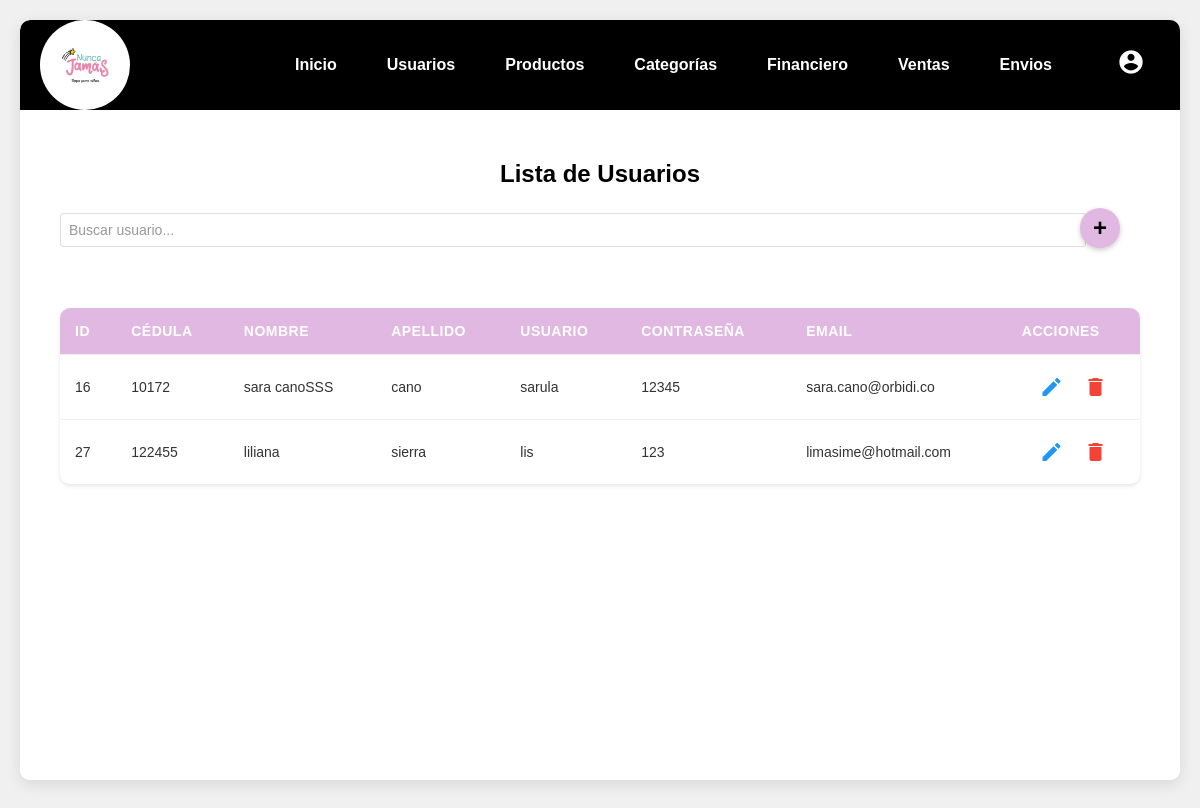
The app's page /pages/listar_usuarios.php with its own data.
### tables this page shows
CREATE TABLE `usuarios` (
  `id` int(11) NOT NULL,
  `cedula` varchar(20) NOT NULL,
  `nombre` varchar(40) NOT NULL,
  `apellido` varchar(40) NOT NULL,
  `usuario` varchar(30) NOT NULL,
  `contrasena` varchar(10) NOT NULL,
  `email` varchar(100) NOT NULL
);

### pages/listar_usuarios.php (the view, shortened to what this page needs)
<?php
require '../conexion.php';
$sql = "SELECT id, cedula, nombre, apellido, usuario, contrasena, email FROM usuarios";
$resultado = $conexion->query($sql);
?>
<!DOCTYPE html>
<html lang="es">
<head>
    <link rel="stylesheet" href="../css/estilos.css">
    <link rel="stylesheet" href="../css/listarUsuario.css">
    <link rel="stylesheet" href="../css/tablas.css">
</head>
<body>
    <div class="contenedor-principal">
        <?php include '../components/header.php'; ?>
        <div class="contenido">
            <h2>Lista de Usuarios</h2>
            <div class="filtro-agregar-contenedor">
                <div class="filtro-contenedor">
                    <input type="text" id="filtro-usuario" placeholder="Buscar usuario..." class="filtro-input">
                </div>
                <div class="btn-agregar-contenedor">
                    <button onclick="abrirModalInsertar()" class="btn-agregar">+</button>
                </div>
            </div>
            <div class="tabla-contenedor">
                <table>
                    <thead>
                        <tr>
                            <th>ID</th>
                            <th>Cédula</th>
                            <th>Nombre</th>
                            <th>Apellido</th>
                            <th>Usuario</th>
                            <th>Contraseña</th>
                            <th>Email</th>
                            <th>Acciones</th>
                        </tr>
                    </thead>
                    <tbody id="tabla-usuarios">
                        <?php while ($usuario = $resultado->fetch_assoc()): ?>
                            <tr>
                                <td><?php echo $usuario['id']; ?></td>
                                <td><?php echo $usuario['cedula']; ?></td>
                                <td><?php echo $usuario['nombre']; ?></td>
                                <td><?php echo $usuario['apellido']; ?></td>
                                <td><?php echo $usuario['usuario']; ?></td>
                                <td><?php echo $usuario['contrasena']; ?></td>
                                <td><?php echo $usuario['email']; ?></td>
                                <td class="acciones">
                                    <button onclick="abrirModalEditar(<?php echo $usuario['id']; ?>)" class="btn-editar"
                                            data-id="<?php echo $usuario['id']; ?>"
                                            data-cedula="<?php echo htmlspecialchars($usuario['cedula']); ?>"
                                            data-nombre="<?php echo htmlspecialchars($usuario['nombre']); ?>"
                                            data-apellido="<?php echo htmlspecialchars($usuario['apellido']); ?>"
                                            data-usuario="<?php echo htmlspecialchars($usuario['usuario']); ?>"
                                            data-contrasena="<?php echo htmlspecialchars($usuario['contrasena']); ?>"
                                            data-email="<?php echo htmlspecialchars($usuario['email']); ?>">
                                        <span class="material-icons">edit</span>
                                    </button>
                                    <button onclick="eliminarUsuario(<?php echo $usuario['id']; ?>)" class="btn-eliminar">
                                        <span class="material-icons">delete</span>
                                    </button>
                                </td>
                            </tr>
                        <?php endwhile; ?>
                    </tbody>
                </table>
            </div>
        </div>
    </div>
</body>
</html>

### css/estilos.css (style rules this page uses)
body { background-color: #f0f0f0; font-family: Arial, sans-serif; min-height: 100vh; padding: 20px; display: flex; flex-direction: column; align-items: center; margin: 0; overflow-x: hidden; }
.contenedor-principal { background-color: #ffffff; width: 100%; max-width: 1200px; margin: 0 auto; box-shadow: 0 4px 15px rgba(0, 0, 0, 0.1); border-radius: 10px; min-height: calc(100vh - 40px); max-height: calc(100vh - 40px); display: flex; flex-direction: column; overflow: hidden; }
.contenido { padding: 30px 40px; background-color: #ffffff; flex: 1; display: flex; flex-direction: column; align-items: center; overflow-y: auto; }
input[type="text"], input[type="password"], input[type="email"] { width: 100%; padding: 8px; margin-bottom: 15px; border: 1px solid #ddd; border-radius: 3px; }
button { padding: 10px 15px; background-color: #E1B8E2; color: white; border: none; border-radius: 3px; cursor: pointer; }
.btn-agregar-contenedor { justify-content: flex-end; margin-bottom: 20px; margin-right: 20px; }
.btn-agregar { background-color: #E1B8E2; color: white; border: none; border-radius: 50%; width: 40px; height: 40px; font-size: 24px; cursor: pointer; display: flex; align-items: center; justify-content: center; transition: all 0.3s ease; box-shadow: 0 2px 5px rgba(0,0,0,0.2); }
.tabla-contenedor { width: 100%; overflow-x: auto; margin-top: 20px; }
table { width: 100%; border-collapse: collapse; background-color: white; box-shadow: 0 1px 3px rgba(0, 0, 0, 0.1); }
th, td { padding: 12px 15px; text-align: left; border-bottom: 1px solid #ddd; }
th { background-color: #f8f9fa; font-weight: bold; color: #333; }
.acciones { display: flex; gap: 10px; }
.btn-editar, .btn-eliminar { padding: 6px 12px; border-radius: 4px; text-decoration: none; font-size: 14px; transition: background-color 0.3s; }
.btn-editar { background-color: #E1B8E2; color: white; }
.btn-eliminar { background-color: #dc3545; color: white; }

### css/listarUsuario.css (style rules this page uses)
.filtro-agregar-contenedor { display: flex; justify-content: space-between; align-items: center; margin-bottom: 20px; width: 100%; padding: 0 15px; gap: 2px; }
.filtro-contenedor { flex: 1; margin-right: 10px; max-width: calc(100% - 40px); }
.filtro-input { padding: 8px 12px; border: 1px solid #ddd; border-radius: 4px; width: 100%; font-size: 14px; transition: border-color 0.3s; min-width: 300px; }
.filtro-input::placeholder { color: #999; }
.btn-agregar-contenedor { display: flex; align-items: center; }
.btn-agregar { background-color: #E1B8E2; color: black; border: none; border-radius: 50%; width: 40px; height: 40px; font-size: 24px; cursor: pointer; display: flex; align-items: center; justify-content: center; transition: background-color 0.3s; }

### pages/listar_usuarios.php (style rules this page uses)
.acciones { display: flex; gap: 10px; }
.btn-editar, .btn-eliminar { background: none; border: none; cursor: pointer; padding: 5px; }
.btn-editar .material-icons { color: #2196F3; }
.btn-eliminar .material-icons { color: #f44336; }

### records on screen
usuarios: id "16", cedula "10172", nombre "sara canoSSS", apellido "cano", usuario "sarula", contrasena "12345", email "sara.cano@orbidi.co"
usuarios: id "27", cedula "122455", nombre "liliana", apellido "sierra", usuario "lis", contrasena "123", email "limasime@hotmail.com"
